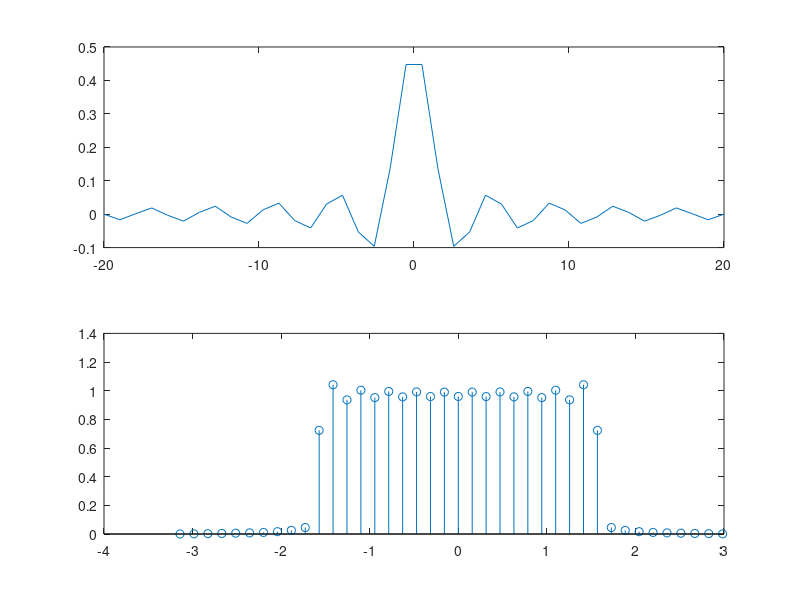

This figure's MATLAB source: (Note: this script raises an error after producing the figure.)
%% Ideal Filters

%% lowpass 20
N = 20;
n = linspace(-N,N,2*N);
wc = pi/2;
h1 = wc / pi * sinc(wc / pi * n);
H1 = fft(h1);
H1 = fftshift(H1);
N = 2*N;
w = fftshift((0:N-1)/N * 2 * pi);
w(1:N/2) = w(1:N/2) - 2*pi;
figure(1);
subplot(2,1,1);
plot(n, h1);
subplot(2,1,2);
stem(w,abs(H1));

%% highpass 20
N = 20;
y = dirac(n);
y(21) = 1;
wc = pi/2;
h2 = wc / pi * sinc(wc / pi * n);
H2 = fft(h2);
Y = fft(y);
H2 = Y - H2;
H2 = fftshift(H2);
figure(2);
subplot(2,1,1);
plot(n, h2);
subplot(2,1,2);
stem(w,abs(H2));

%% bandpass 20
N=20;
wo = pi/2;
wc = pi/4;
h3 = cos(wo * n).* wc / pi .* sinc(wc / pi * n);
H3 = fft(h3);
H3 = fftshift(H3);
figure(3);
subplot(2,1,1);
plot(n, h3);
subplot(2,1,2);
stem(w,abs(H3));

%% lowpass 40
N = 40;
n = linspace(-N,N,2*N);
wc = pi/2;
h1 = wc / pi * sinc(wc / pi * n);
H1 = fft(h1);
H1 = fftshift(H1);
N = 2*N;
w = fftshift((0:N-1)/N * 2 * pi);
w(1:N/2) = w(1:N/2) - 2*pi;
figure(1);
subplot(2,1,1);
plot(n, h1);
subplot(2,1,2);
stem(w,abs(H1));

%% highpass 40
y = dirac(n);
y(41) = 1;
wc = pi/2;
h2 = wc / pi * sinc(wc / pi * n);
H2 = fft(h2);
Y = fft(y);
H2 = Y - H2;
H2 = fftshift(H2);
figure(2);
subplot(2,1,1);
plot(n, h2);
subplot(2,1,2);
stem(w,abs(H2));

%% bandpass 40
wo = pi/2;
wc = pi/4;
h3 = cos(wo * n).* wc / pi .* sinc(wc / pi * n);
H3 = fft(h3);
H3 = fftshift(H3);
figure(3);
subplot(2,1,1);
plot(n, h3);
subplot(2,1,2);
stem(w,abs(H3));



%% Report Item 2
load impulseresponse.mat;
n = linspace(0,73,74);
N = 512;
w = fftshift((0:N-1)/N * 2 * pi);
w(1:N/2) = w(1:N/2) - 2*pi;
H = fft(h, 512);
H = fftshift(H);
figure(4);
plot(w, mag2db(abs(H)));


%% Report Item 3
N = 25;
w = fftshift((0:N-1)/N * 2 * pi);
w(1:12) = w(1:12) - 2*pi;
n = linspace(0,24,25);
wc = pi / 3;
M= (N-1)/2;
G = rectangularPulse(-wc,wc,w) .* exp(-1j * M * w);
G = ifftshift(G);
g = ifft(G);

window = hamming(25);
window = transpose(window);
h = window .* g;
H = fft(h,512);
H = fftshift(H);
N=512;
w = fftshift((0:N-1)/N * 2 * pi);
w(1:N/2) = w(1:N/2) - 2*pi;
figure(6);
subplot(2,1,1);
plot(n,h);
subplot(2,1,2);
plot(w, mag2db(abs(H)));
